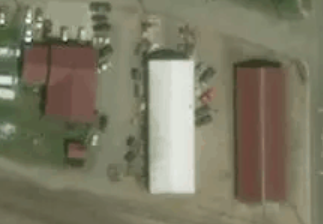
#> input picture diff_hue.PNG, 323 x 224 px, found by its file name
$ python FloodFill_To_Edges_Prototype.py
#> lines starting #> are read from the running program, lines starting #| are printed output that depends on the picture; after the words box and inside, x2 and y2 are one past the last pixel; in counts of white or black regions, pixels touching at a corner belong together
import cv2
import queue
import numpy as np
import math
from scipy.spatial import ConvexHull
from scipy.ndimage.interpolation import rotate

THRESHOLD = 25

def RGB_distance_threshold(first_rgb, second_rgb):
    return math.sqrt(np.sum((np.absolute(first_rgb - second_rgb))**2)) < THRESHOLD

def check_pixels_in_one_direction(image, target_color, cur_x, cur_y, iterations, isNegative, checkY=True):
    for i in range(iterations):
        if isNegative:
            i = -i
        if checkY:
            if RGB_distance_threshold(image[cur_y + i][cur_x], target_color):
                return True
        else:
            if RGB_distance_threshold(image[cur_y][cur_x + i], target_color):
                return True
    return False

def flood_fill(image, x_loc, y_loc, target_color, replacement_color):
    width = len(image[0])
    height = len(image)
    x_max = 0
    y_max = 0
    x_min = width - 1
    y_min = height - 1

    image[y_loc, x_loc] = replacement_color
    pixel_queue = queue.Queue()
    pixel_queue.put((x_loc, y_loc))
    width = len(image[0])
    height = len(image)
    while not pixel_queue.empty():
        current_x, current_y = pixel_queue.get()

        if current_x > 0:
            left_rgb = image[current_y][current_x - 1]
            if RGB_distance_threshold(left_rgb, target_color) < THRESHOLD and not np.array_equal(image[current_y][current_x - 1], replacement_color):
                image[current_y][current_x - 1] = replacement_color
                pixel_queue.put((current_x - 1, current_y))
                if (x_min > current_x - 1):
                    x_min = current_x - 1

        if current_x < width - 1:
            right_rgb = image[current_y][current_x + 1]
            if RGB_distance_threshold(right_rgb, target_color) < THRESHOLD and not np.array_equal(image[current_y][current_x + 1], replacement_color):
                image[current_y][current_x + 1] = replacement_color
                pixel_queue.put((current_x + 1, current_y))
                if (x_max < current_x + 1):
                    x_max = current_x + 1

        if current_y < height - 1:
            up_rgb = image[current_y + 1][current_x]
            if RGB_distance_threshold(up_rgb, target_color) < THRESHOLD and not np.array_equal(image[current_y + 1][current_x], replacement_color):
                image[current_y + 1][current_x] = replacement_color
                pixel_queue.put((current_x, current_y + 1))
                if (y_max < current_y + 1):
                    y_max = current_y + 1

        if current_y > 0:
            down_rgb = image[current_y - 1][current_x]
            if RGB_distance_threshold(down_rgb, target_color) < THRESHOLD and not np.array_equal(image[current_y - 1][current_x], replacement_color):
                image[current_y - 1][current_x] = replacement_color
                pixel_queue.put((current_x, current_y - 1))
                if (y_min > current_y - 1):
                    y_min = current_y - 1

    return image, x_max, y_max, x_min, y_min

def flood_fill_edge_finder(image, x_loc, y_loc, target_color, replacement_color):
    width = len(image[0])
    height = len(image)
    current_x = x_loc
    current_y = y_loc

    total_edge_list = []
    left_edge_list = []
    right_edge_list = []

    while current_y > 0:
        if not check_pixels_in_one_direction(image, target_color, current_x, current_y, 5, True):
            break
        current_y -= 5
        while current_x > 0 and check_pixels_in_one_direction(image, target_color, current_x, current_y, 5, True, True):
            current_x -= 1
        image[current_y][current_x] = replacement_color
        left_edge_list.append((current_x, current_y))
        current_x = x_loc
        while current_x < width - 1 and check_pixels_in_one_direction(image, target_color, current_x, current_y, 5, False, True):
            current_x += 1
        image[current_y][current_x] = replacement_color
        right_edge_list.append((current_x, current_y))
        current_x = x_loc

    # -----------------------------------------
    # intermediate
    # -----------------------------------------
    current_y = y_loc
    current_x = x_loc

    right_edge_list = right_edge_list[::-1]
    total_edge_list = left_edge_list + right_edge_list
    left_edge_list = []
    right_edge_list = []

    # -----------------------------------------
    # start of second while
    # -----------------------------------------

    while current_y < height - 1:
        if not check_pixels_in_one_direction(image, target_color, current_x, current_y, 5, False):
            break
        current_y += 5
        while current_x > 0 and check_pixels_in_one_direction(image, target_color, current_x, current_y, 5, True, True):
            current_x -= 1
        image[current_y][current_x] = replacement_color
        left_edge_list.append((current_x, current_y))
        current_x = x_loc
        while current_x < width - 1 and check_pixels_in_one_direction(image, target_color, current_x, current_y, 5, False, True):
            current_x += 1
        image[current_y][current_x] = replacement_color
        right_edge_list.append((current_x, current_y))
        current_x = x_loc
    left_edge_list = left_edge_list[::-1]
    total_edge_list += right_edge_list + left_edge_list

    return total_edge_list, image


x_global = 0
y_global = 0
# [5 lines left out: function register_click, not called in this run]

image_name = "diff_hue.PNG"

image = cv2.imread(image_name)
#> image is the input picture: shape (224, 323, 3); mean B, G, R 99.8, 120.8, 123.8
cv2.namedWindow('image')
cv2.setMouseCallback('image', register_click)
cv2.imshow('image', image)
cv2.waitKey(0)
cv2.destroyAllWindows()

target_color = np.array(image[y_global][x_global].tolist())
#> target_color = [106, 131, 125]
replace_color = np.array([0, 255, 0])

flood_fill_image = flood_fill(image, x_global, y_global, target_color, replace_color)
#> in flood_fill, `width = len(image[0])`: width = 323
#> in flood_fill, `height = len(image)`: height = 224
#> in flood_fill, `x_min = width - 1`: x_min = 322
#> in flood_fill, `y_min = height - 1`: y_min = 223
#> in flood_fill, `image[y_loc, x_loc] = replacement_color`: image: shape (224, 323, 3); under 0.01% of pixels changed, all inside (x1, y1, x2, y2) = (0, 0, 1, 1)
#> the loop in flood_fill, `while not pixel_queue.empty():` made 72352 passes
#> (current_x, current_y, right_rgb, up_rgb) on passes 4, 6, 7, 9, 10, 11, 13, 14, 15, 16, 18, 19: (2, 0, [105, 130, 124], [102, 126, 123]), (0, 2, [0, 255, 0], [103, 125, 124]), (3, 0, [105, 130, 124], [102, 126, 121]), (1, 2, [0, 255, 0], [104, 127, 124]), (0, 3, [0, 255, 0], [100, 121, 120]), (4, 0, [105, 130, 124], [102, 126, 122]), (2, 2, [0, 255, 0], [103, 128, 123]), (1, 3, [0, 255, 0], [101, 122, 120]), (0, 4, [0, 255, 0], [93, 114, 114]), (5, 0, [105, 130, 124], [103, 127, 124]), (3, 2, [0, 255, 0], [96, 123, 117]), (2, 3, [0, 255, 0], [99, 122, 119])
#> (current_x, current_y, up_rgb) on pass 46: (9, 0, [107, 130, 128])
#> after the loop in flood_fill, `while not pixel_queue.empty():`:
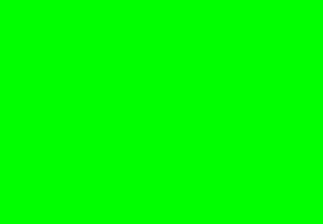
#> image: shape (224, 323, 3); mean B, G, R 0, 255, 0
#> after the loop in flood_fill, `while not pixel_queue.empty():`: x_max = 322; y_max = 223
#> flood_fill_image = 5 items
cv2.namedWindow('image')
cv2.setMouseCallback('image', register_click)
cv2.imshow('image', image)
cv2.waitKey(0)
cv2.destroyAllWindows()

total_edge_list, dotted_image = flood_fill_edge_finder(flood_fill_image, x_global, y_global, replace_color, np.array([0, 0, 0]))
#> in flood_fill_edge_finder, `width = len(image[0])`: width = 224
#> in flood_fill_edge_finder, `height = len(image)`: height = 5
#> after the loop in flood_fill_edge_finder, `while current_y > 0:`: current_y = 0; left_edge_list = []
#> the loop in flood_fill_edge_finder, `while current_y < height - 1:` made 1 pass
#> current_y on pass 1: 5
#> after the loop in flood_fill_edge_finder, `while current_y < height - 1:`: current_y = 5
#> (the run stopped early here; a loop or call above may not have finished)
